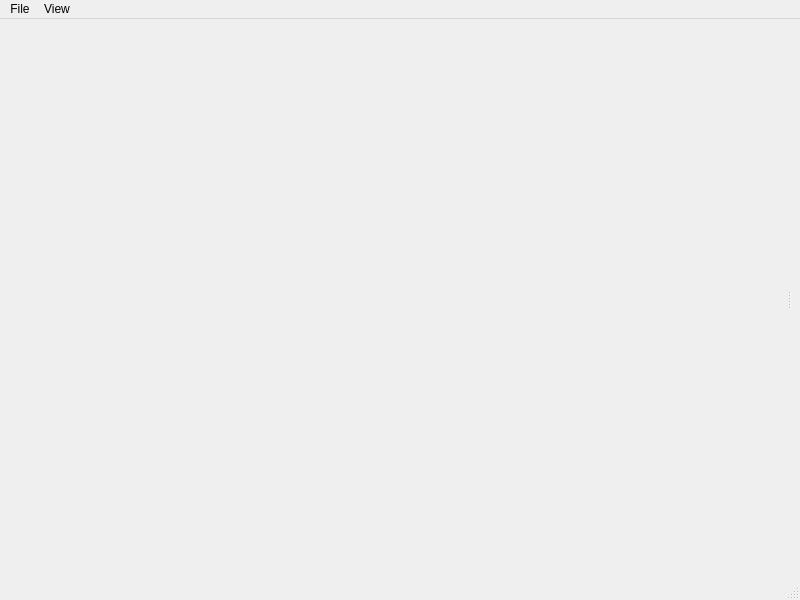
<?xml version="1.0" encoding="UTF-8"?>
<ui version="4.0">
 <class>MainWindow</class>
 <widget class="QMainWindow" name="MainWindow">
  <property name="geometry">
   <rect>
    <x>0</x>
    <y>0</y>
    <width>800</width>
    <height>600</height>
   </rect>
  </property>
  <property name="windowTitle">
   <string>MainWindow</string>
  </property>
  <widget class="QWidget" name="centralwidget">
   <layout class="QHBoxLayout" name="horizontalLayout">
    <item>
     <widget class="QSplitter" name="splitter">
      <property name="orientation">
       <enum>Qt::Horizontal</enum>
      </property>
      <widget class="CustomGraphicsView" name="widget" native="true">
       <property name="minimumSize">
        <size>
         <width>570</width>
         <height>540</height>
        </size>
       </property>
      </widget>
      <widget class="QWidget" name="verticalLayoutWidget">
       <layout class="QVBoxLayout" name="verticalLayout"/>
      </widget>
     </widget>
    </item>
   </layout>
  </widget>
  <widget class="QMenuBar" name="menubar">
   <property name="geometry">
    <rect>
     <x>0</x>
     <y>0</y>
     <width>800</width>
     <height>22</height>
    </rect>
   </property>
   <widget class="QMenu" name="menuFile">
    <property name="title">
     <string>File</string>
    </property>
    <addaction name="action_open_image"/>
   </widget>
   <widget class="QMenu" name="menuView">
    <property name="title">
     <string>View</string>
    </property>
    <addaction name="action_fit"/>
   </widget>
   <addaction name="menuFile"/>
   <addaction name="menuView"/>
  </widget>
  <widget class="QStatusBar" name="statusbar"/>
  <action name="action_open_image">
   <property name="text">
    <string>Open image</string>
   </property>
  </action>
  <action name="action_fit">
   <property name="text">
    <string>Fit</string>
   </property>
  </action>
 </widget>
 <customwidgets>
  <customwidget>
   <class>CustomGraphicsView</class>
   <extends>QWidget</extends>
   <header>customview.h</header>
   <container>1</container>
  </customwidget>
 </customwidgets>
 <resources/>
 <connections/>
</ui>
